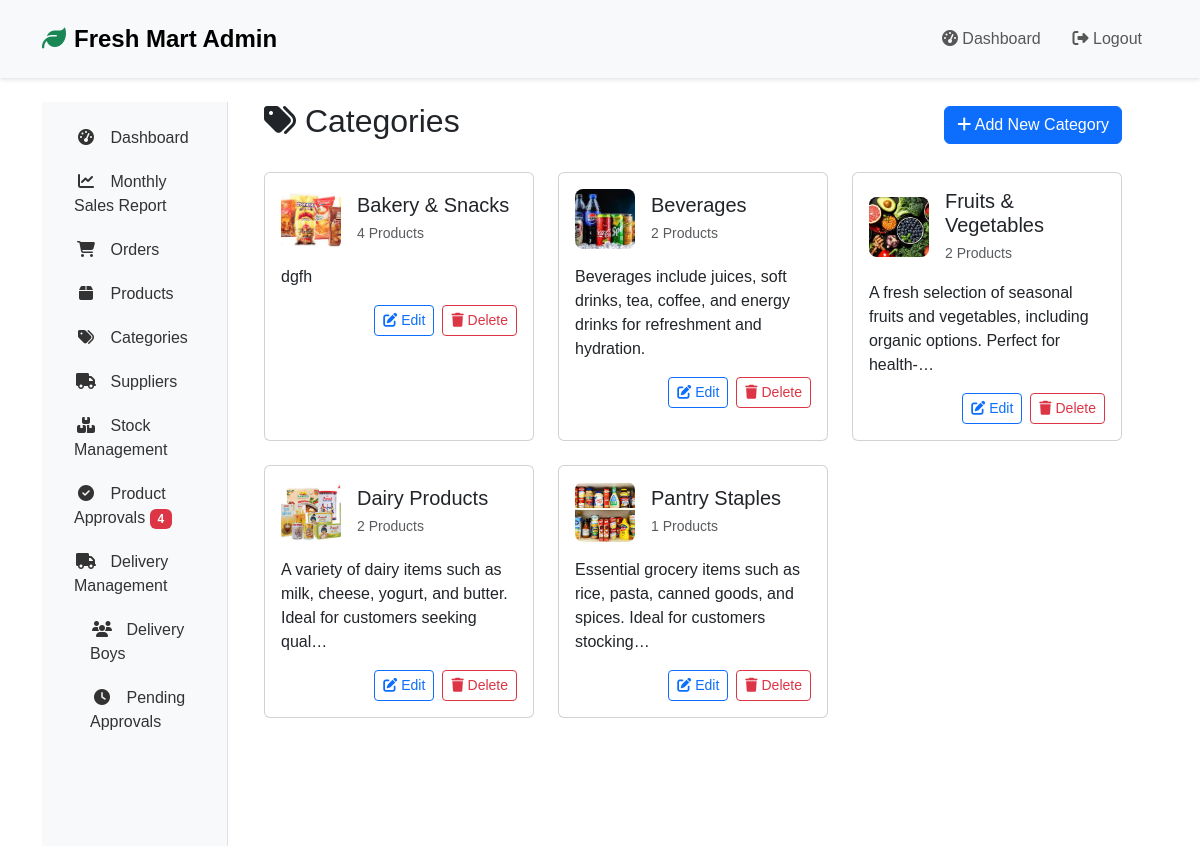
The page /store-admin/categories/ (signed in) on the database its author committed.
### store/models.py (models this page shows, shortened)
class Category(models.Model):
    name = models.CharField(max_length=100)
    slug = models.SlugField(max_length=100, unique=True, blank=True)
    description = models.TextField(blank=True)
    image = models.ImageField(upload_to='category_images/', null=True, blank=True)
    created_at = models.DateTimeField(auto_now_add=True)
    updated_at = models.DateTimeField(auto_now=True)
    class Meta:
        verbose_name_plural = 'Categories'

### store/views.py (the view)
# urls.py: path('store-admin/categories/', views.admin_categories, name='admin_categories'),
@login_required
@user_passes_test(is_admin)
def admin_categories(request):
    if not request.user.is_superuser:
        return redirect('home')
    categories = Category.objects.prefetch_related('products').all()
    context = {
        'categories': categories,
    }
    return render(request, 'store/admin/categories.html', context)

### store/context_processors.py (called while the page is built)
def admin_context(request):
    context = {}
    if request.user.is_authenticated and request.user.is_staff:
        context['pending_products_count'] = Product.objects.filter(approval_status='pending').count()
    return context

### store/views.py (called while the page is built)
def is_admin(user):
    return user.is_staff

### store/templates/store/admin/categories.html (shortened to what this page needs)
{% extends 'store/admin/base_admin.html' %}
{% load static %}
{% block admin_content %}
<div class="container-fluid">
    <div class="d-flex justify-content-between align-items-center mb-4">
        <h2><i class="fas fa-tags"></i> Categories</h2>
        <button class="btn btn-primary" data-bs-toggle="modal" data-bs-target="#addCategoryModal">
            <i class="fas fa-plus"></i> Add New Category
        </button>
    </div>
    <div class="row">
        {% for category in categories %}
        <div class="col-md-4 mb-4">
            <div class="card h-100">
                <div class="card-body">
                    <div class="d-flex align-items-center mb-3">
                        {% if category.image %}
                        <img src="{{ category.image.url }}" alt="{{ category.name }}" class="me-3"
                             style="width: 60px; height: 60px; object-fit: cover; border-radius: 8px;">
                        {% else %}
                        <div class="me-3 bg-light d-flex align-items-center justify-content-center"
                             style="width: 60px; height: 60px; border-radius: 8px;">
                            <i class="fas fa-box fa-2x text-muted"></i>
                        </div>
                        {% endif %}
                        <div>
                            <h5 class="card-title mb-1">{{ category.name }}</h5>
                            <small class="text-muted">{{ category.products.count }} Products</small>
                        </div>
                    </div>
                    <p class="card-text">{{ category.description|truncatechars:100 }}</p>
                    <div class="d-flex justify-content-end">
                        <button class="btn btn-sm btn-outline-primary me-2"
                                onclick="editCategory({{ category.id }})">
                            <i class="fas fa-edit"></i> Edit
                        </button>
                        <button class="btn btn-sm btn-outline-danger"
                                onclick="deleteCategory({{ category.id }})">
                            <i class="fas fa-trash"></i> Delete
                        </button>
                    </div>
                </div>
            </div>
        </div>
        {% empty %}
        <div class="col-12">
            <div class="alert alert-info">
                <i class="fas fa-info-circle me-2"></i> No categories found. Add your first category to get started!
            </div>
        </div>
        {% endfor %}
    </div>
</div>
{% endblock %}

### store/templates/store/admin/base_admin.html (shortened to what this page needs)
{% extends 'store/base.html' %}
{% load static %}
{% block content %}
<div class="container-fluid">
    <div class="row">
        <nav class="col-md-2 d-none d-md-block admin-sidebar">
            <div class="position-sticky">
                <ul class="nav flex-column">
                    <li class="nav-item">
                        <a class="nav-link {% if request.path == '/admin-dashboard/' %}active{% endif %}" href="{% url 'admin_dashboard' %}">
                            <i class="fas fa-tachometer-alt me-2"></i>
                            Dashboard
                        </a>
                    </li>
                    <li class="nav-item">
                        <a class="nav-link {% if request.path == '/admin-dashboard/monthly-sales/' %}active{% endif %}" href="{% url 'admin_monthly_sales_report' %}">
                            <i class="fas fa-chart-line me-2"></i>
                            Monthly Sales Report
                        </a>
                    </li>
                    <li class="nav-item">
                        <a class="nav-link {% if request.path == '/admin-dashboard/orders/' %}active{% endif %}" href="{% url 'admin_orders' %}">
                            <i class="fas fa-shopping-cart me-2"></i>
                            Orders
                        </a>
                    </li>
                    <li class="nav-item">
                        <a class="nav-link {% if request.path == '/admin-dashboard/products/' %}active{% endif %}" href="{% url 'admin_products' %}">
                            <i class="fas fa-box me-2"></i>
                            Products
                        </a>
                    </li>
                    <li class="nav-item">
                        <a class="nav-link {% if request.path == '/admin-dashboard/categories/' %}active{% endif %}" href="{% url 'admin_categories' %}">
                            <i class="fas fa-tags me-2"></i>
                            Categories
                        </a>
                    </li>
                    <li class="nav-item">
                        <a class="nav-link {% if request.path == '/admin-dashboard/suppliers/' %}active{% endif %}" href="{% url 'admin_suppliers' %}">
                            <i class="fas fa-truck me-2"></i>
                            Suppliers
                        </a>
                    </li>
                    <li class="nav-item">
                        <a class="nav-link {% if section == 'stock' %}active{% endif %}" href="{% url 'admin_stock_management' %}">
                            <i class="fas fa-boxes me-2"></i>
                            Stock Management
                        </a>
                    </li>
                    <li class="nav-item">
                        <a class="nav-link {% if request.resolver_match.url_name == 'manage_product_approvals' %}active{% endif %}"
                           href="{% url 'manage_product_approvals' %}">
                            <i class="fas fa-check-circle"></i> Product Approvals
                            {% if pending_products_count %}
                            <span class="badge bg-danger">{{ pending_products_count }}</span>
                            {% endif %}
                        </a>
                    </li>
                    <li class="nav-item">
                        <a class="nav-link {% if request.path == '/admin-dashboard/delivery/' %}active{% endif %}" href="{% url 'admin_delivery_management' %}">
                            <i class="fas fa-truck me-2"></i>
                            Delivery Management
                        </a>
                        <ul class="nav flex-column ms-3 {% if request.path == '/admin-dashboard/delivery/' %}show{% endif %}">
                            <li class="nav-item">
                                <a class="nav-link py-1 {% if request.path == '/admin-dashboard/delivery/' and not request.GET.view %}active{% endif %}"
                                   href="{% url 'admin_delivery_management' %}">
                                    <i class="fas fa-users me-2"></i>
                                    Delivery Boys
                                </a>
                            </li>
                            <li class="nav-item">
                                <a class="nav-link py-1 {% if request.GET.view == 'pending' %}active{% endif %}"
                                   href="{% url 'admin_delivery_management' %}?view=pending">
                                    <i class="fas fa-clock me-2"></i>
                                    Pending Approvals
                                </a>
                            </li>
                        </ul>
                    </li>
                </ul>
            </div>
        </nav>
        <main class="col-md-10 ms-sm-auto px-md-4">
            {% block admin_content %}{% endblock admin_content %}
        </main>
    </div>
</div>
{% endblock content %}

### store/templates/store/base.html (shortened to what this page needs)
<!DOCTYPE html>
<html lang="en">
<head>
    {% load static %}
    <link href="https://cdn.jsdelivr.net/npm/bootstrap@5.3.0/dist/css/bootstrap.min.css" rel="stylesheet">
    <link rel="stylesheet" href="https://cdnjs.cloudflare.com/ajax/libs/font-awesome/6.4.0/css/all.min.css">
    <link rel="stylesheet" href="{% static 'css/style.css' %}">
</head>
<body>
    <nav class="navbar navbar-expand-lg navbar-light bg-light sticky-top">
        <div class="container">
            {% if request.resolver_match.url_name == 'admin_dashboard' or 'admin' in request.path %}
            <a class="navbar-brand" href="{% url 'admin_dashboard' %}">
                <i class="fas fa-leaf text-success me-2"></i>Fresh Mart Admin
            </a>
            {% else %}
            <a class="navbar-brand" href="{% url 'home' %}">
                <i class="fas fa-leaf text-success me-2"></i>Fresh Mart
            </a>
            {% endif %}
            <div class="collapse navbar-collapse" id="navbarNav">
                <ul class="navbar-nav">
                    {% if user.is_authenticated %}
                        {% if user.is_staff %}
                        <li class="nav-item">
                            <a class="nav-link" href="{% url 'admin_dashboard' %}">
                                <i class="fas fa-tachometer-alt"></i> Dashboard
                            </a>
                        </li>
                        {% endif %}
                        <li class="nav-item">
                            <a class="nav-link" href="{% url 'logout' %}">
                                <i class="fas fa-sign-out-alt"></i> Logout
                            </a>
                        </li>
                    {% endif %}
                </ul>
            </div>
        </div>
    </nav>
    {% include 'store/includes/messages.html' %}
    <div class="container mt-4">
        {% block content %}{% endblock %}
    </div>
</body>
</html>

### store/templates/store/includes/messages.html (shortened to what this page needs)
<div class="toast-container position-fixed top-0 end-0 p-3" style="z-index: 1050;">
</div>

### static/css/style.css (style rules this page uses)
:root { --primary-color: #00b761; --secondary-color: #009951; --dark-color: #1a1a1a; --light-color: #f8f9fa; --transition: all 0.3s ease; }
body { font-family: 'Poppins', sans-serif; overflow-x: hidden; }

### store/templates/store/admin/base_admin.html (style rules this page uses)
.admin-sidebar { background-color: #f8f9fa; border-right: 1px solid #dee2e6; min-height: calc(100vh - 56px); padding: 1rem; }
.admin-sidebar .nav-link { color: #333; padding: 0.5rem 1rem; border-radius: 0.25rem; margin-bottom: 0.25rem; }
.admin-sidebar .nav-link i { width: 1.5rem; text-align: center; margin-right: 0.5rem; }

### store/templates/store/base.html (style rules this page uses)
.navbar { padding: 1rem 0; box-shadow: 0 2px 4px rgba(0,0,0,0.1); }
.navbar-brand { font-size: 1.5rem; font-weight: bold; }
.nav-link { font-weight: 500; padding: 0.5rem 1rem !important; }

### rows shown on the page
Category: image (picture), name "Bakery & Snacks", products.count "4", description "dgfh"
Category: image (picture), name "Beverages", products.count "2", description "Beverages include juices, soft drinks, tea, coffee, and energy drinks for refreshment and hydration."
Category: image (picture), name "Fruits & Vegetables", products.count "2", description "A fresh selection of seasonal fruits and vegetables, including organic options. Perfect for health-…"
Category: image (picture), name "Dairy Products", products.count "2", description "A variety of dairy items such as milk, cheese, yogurt, and butter. Ideal for customers seeking qual…"
Category: image (picture), name "Pantry Staples", products.count "1", description "Essential grocery items such as rice, pasta, canned goods, and spices. Ideal for customers stocking…"

### other values the page prints
{{ pending_products_count }} "4"
